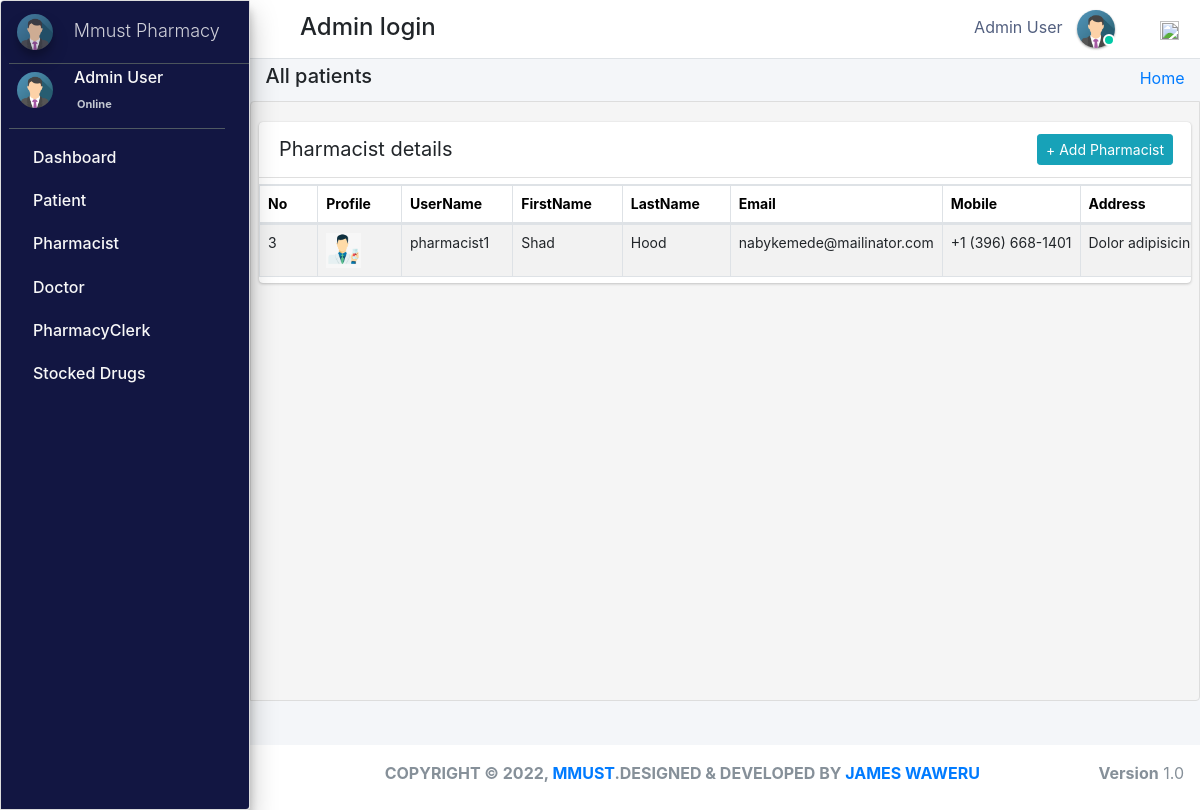
/admin_user/manage_pharmacist/ (signed in), run on an earlier commit of the app's database.
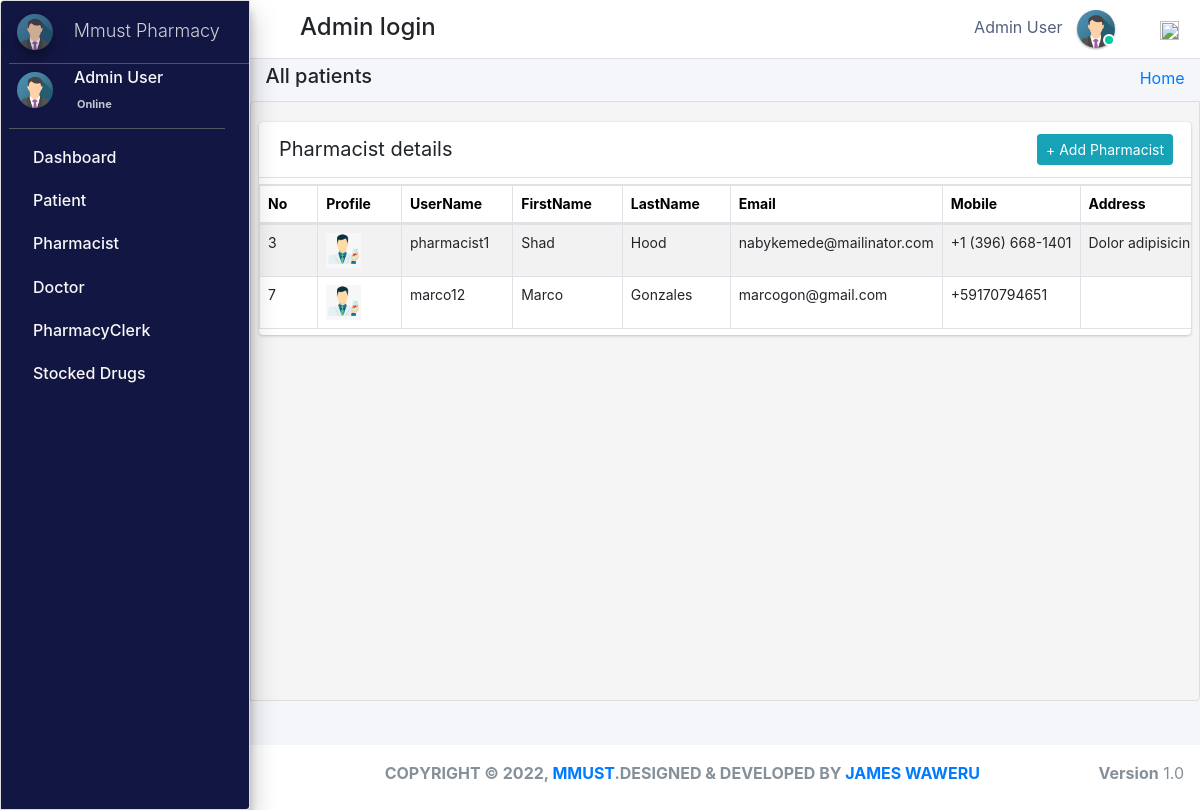
And on a later commit of the database.
### pharmacy/models.py (models this page shows, shortened)
class CustomUser(AbstractUser):
    user_type_data = ((1, "AdminHOD"), (2, "Pharmacist"), (3, "Doctor"), (4, "PharmacyClerk"),(5, "Patients"))
    user_type = models.CharField(default=1, choices=user_type_data, max_length=10)

class AdminHOD(models.Model):
    gender_category=(
        ('Male','Male'),
        ('Female','Female'),
    )
    admin = models.OneToOneField(CustomUser,null=True, on_delete = models.CASCADE)
    emp_no= models.CharField(max_length=100,null=True,blank=True)
    gender=models.CharField(max_length=100,null=True,choices=gender_category)
    mobile=models.CharField(max_length=10,null=True,blank=True)
    address=models.CharField(max_length=300,null=True,blank=True)
    profile_pic=models.ImageField(default="admin.png",null=True,blank=True)
    created_at = models.DateTimeField(auto_now_add=True)
    updated_at = models.DateTimeField(auto_now=True)
    date_employed=models.DateTimeField(auto_now_add=True, auto_now=False)
    objects = models.Manager()

class Pharmacist(models.Model):
    gender_category=(
        ('Male','Male'),
        ('Female','Female'),
    )
    admin = models.OneToOneField(CustomUser,null=True, on_delete = models.CASCADE)
    emp_no=models.CharField(max_length=100,null=True,blank=True)
    age= models.IntegerField(default='0', blank=True, null=True)
    gender=models.CharField(max_length=100,null=True,choices=gender_category)
    mobile =models.CharField(max_length=10,null=True,blank=True)
    address=models.CharField(max_length=300,null=True,blank=True)
    profile_pic=models.ImageField(default="images2.png",null=True,blank=True)
    created_at = models.DateTimeField(auto_now_add=True)
    updated_at = models.DateTimeField(auto_now=True)
    objects = models.Manager()

### pharmacy/HODViews.py (the view)
# urls.py: path('admin_user/manage_pharmacist/',HODViews.managePharmacist,name='manage_pharmacist'),
def managePharmacist(request):
    staffs = Pharmacist.objects.all()
    context = {
        "staffs": staffs,
        "title":"Manage Pharmacist"
    }
    return render(request,'hod_templates/all_pharmacist.html',context)

### pharmacy/LoginCheckMiddleWare.py (called while the page is built, shortened)
    def process_view(self, request, view_func, view_args, view_kwargs):
        modulename = view_func.__module__
        user = request.user
        if user.is_authenticated:
            if user.user_type == "1":
                if modulename == "pharmacy.HODViews":
                    pass
                elif modulename == "":
                    pass
                elif modulename == "pharmacy.views" or modulename == "django.views.static":
                    pass
                else:
                    pass
            else:
                return redirect("login")
        else:
            if request.path == reverse("login"):
                pass
            else:
                return redirect("login")

### pharmacy/templates/hod_templates/all_pharmacist.html (shortened to what this page needs)
{% extends 'hod_templates/base_template.html'%} {% block page_title %}
<h5>All patients</h5>
{% endblock page_title %} {% block main_content %}
<section class="content">
    <div class="row">
        <div class="col-md-12">
            <div class="card card-primar sc">
                <div class="card-header">
                    <span>Pharmacist details</span>
                    <div class="card-tools d-flex">
                        <a class="btn btn-sm btn-info mr-2" href="{% url 'manage_pharmacist'  %}" role="button">+ Add Pharmacist</a>
                    </div>
                </div>
                <table class="table table-bordered table-hover dataTable" id=plist>
                    <thead>
                        <tr>
                            <th>No</th>
                            <th>Profile</th>
                            <th>UserName</th>
                            <th>FirstName</th>
                            <th>LastName</th>
                            <th>Email</th>
                            <th>Mobile</th>
                            <th>Address</th>
                        </tr>
                    </thead>
                    <tbody>
                        {% for staff in staffs %}
                        <tr class="hov">
                            <td>{{staff.admin.id}}</td>
                            <td> <img src="{{staff.profile_pic.url}}" class="" width="35" height="35" alt=""></td>
                            <td>{{staff.admin.username}}</td>
                            <td>{{staff.admin.first_name}}</td>
                            <td>{{staff.admin.last_name}}</td>
                            <td>{{staff.admin.email}}</td>
                            <td>{{staff.mobile}}</td>
                            <td>{{staff.address}}</td>
                        </tr>
                        {% endfor %}
                    </tbody>
                </table>
            </div>
        </div>
    </div>
</section>
{% endblock %}

### pharmacy/templates/hod_templates/base_template.html (shortened to what this page needs)
{% extends 'base_file.html' %} {% block htm %}
<body class="hold-transition sidebar-mini layout-fixed">
    <div class="wrapper">
        <nav class="main-header navbar navbar-expand navbar-white navbar-light">
            <ul class="navbar-nav">
                <li class="nav-item">
                    <a class="nav-link" data-widget="pushmenu" href="#" role="button"></a>
                </li>
            </ul>
            <h4 style="margin-left: 10px; margin-top: 5px;">Admin login </h4>
            <ul class="navbar-nav ml-auto">
                <li class="mx-3">
                    <a href="#" class="sm-submenu-with-image a">
                        <span>{{user.first_name}}  {{user.last_name}}</span>
                        <img src="{{request.user.adminhod.profile_pic.url}}" class="img-circle elevation-1" width="38" height="38" alt="">
                        <span class="avatar-status avatar-sm-status avatar-status-success"></span>
                    </a>
                </li>
                <li class="nav-item dropdown ml-3 low">
                    <a href="#" class="btn btn-outlined btn-black text-muted bg-transparent " data-toggle="dropdown" aria-expanded="false" data-wow-delay="0.7s"><img src="https://img.icons8.com/ios/50/000000/settings.png" width="19" height="19">
                    </a>
                </li>
            </ul>
        </nav>
        {% include 'hod_templates/sidebar.html'%}
        <div class="content-wrapper">
            <div class="content-header">
                <div class="container-fluid">
                    <div class="row ">
                        <div class="col-sm-6">
                            <h1 class="m-0 text-dark">
                                {% block page_title %} {% endblock page_title %}
                            </h1>
                        </div>
                        <div class="col-sm-6 ">
                            <ol class="breadcrumb float-sm-right">
                                <li class="breadcrumb-item"><a href="">Home</a></li>
                            </ol>
                        </div>
                    </div>
                </div>
            </div>
            {% block main_content %} {% endblock main_content %}
        </div>
        {% include 'hod_templates/footer.html'%}
    </div>
    {% endblock htm %}

### pharm/pharmacy/templates/base_file.html (shortened to what this page needs)
{% load static %}
<!DOCTYPE html>
<html lang="en">
<head>
    <link rel="stylesheet" href="{% static 'css/bootstrap.min.css'%}">
    <link rel="stylesheet" href="{% static 'css/main.css'%}">
    <link rel="stylesheet" href="{% static 'css/profile.css'%}">
    <link rel="stylesheet" href="{% static " fontawesome-free/css/all.min.css " %}">
    <link rel="stylesheet" href="https://code.ionicframework.com/ionicons/2.0.1/css/ionicons.min.css">
    <link rel="stylesheet" href="{% static 'dist/css/adminlte.css'  %}">
    <link rel="stylesheet" href="{% static 'pace-progress/themes/black/pace-theme-flat-top.css' %}">
    <link rel="stylesheet" href="{% static 'datatables-bs4/css/dataTables.bootstrap4.min.css'%}">
    <link rel="stylesheet" href="{% static 'datatables-responsive/css/responsive.bootstrap4.min.css'%}">
    <link rel="stylesheet" href="{% static 'datatables-buttons/css/buttons.bootstrap4.min.css'%}">
    <link rel="stylesheet" href="{% static 'css/select2.css' %}">
    <link href="{% static 'jquery-ui2/jquery-ui.min.css' %}" rel="stylesheet">
    <link href="{% static 'jquery-ui2/jquery-ui.structure.min.css' %}" rel="stylesheet">
    <link href="{% static 'jquery-ui2/jquery-ui.theme.min.css' %}" rel="stylesheet">
</head>
{% block htm %} {% endblock htm%}
</body>
</html>

### pharmacy/templates/hod_templates/sidebar.html (shortened to what this page needs)
<aside class="main-sidebar sidebar-dark-primary elevation-4">
    <a href="" class="brand-link ml-2">
        <img src="{{request.user.adminhod.profile_pic.url}}" alt="" width="36" height="36" class=" img-circle elevation-3" style="opacity: .8">
        <span class="brand-text font-weight-light mt-1 ml-3 mmust">Mmust Pharmacy</span>
    </a>
    <div class="sidebar">
        <div class="user-panel mr-3">
            <div class="pull-left image sm-submenu-with-image a ml-2 ">
                <img src="{{request.user.adminhod.profile_pic.url}}" class="img-circle mt-2" width="36" height="36" alt="User Image">
            </div>
            <div class="pull-left info">
                <p>{{user.first_name}} {{user.last_name}}</p>
                <a href="#"> Online</a>
            </div>
        </div>
        <nav class="mt-2">
            <ul class="nav nav-pills nav-sidebar flex-column" data-widget="treeview" role="menu" data-accordion="false">
                <li class="nav-item">
                    <a href="{% url  'admin_dashboard' %}" class="nav-link">
                        <p>
                            Dashboard
                        </p>
                    </a>
                </li>
                <li class="nav-item">
                    <a href="#" class="nav-link">
                        <p>
                            Patient
                        </p>
                    </a>
                </li>
                <li class="nav-item">
                    <a href="#" class="nav-link">
                        <p>
                            Pharmacist
                        </p>
                    </a>
                </li>
                <li class="nav-item">
                    <a href="#" class="nav-link">
                        <p>
                            Doctor
                        </p>
                    </a>
                </li>
                <li class="nav-item">
                    <a href="#" class="nav-link">
                        <p>
                            PharmacyClerk
                        </p>
                    </a>
                </li>
                <li class="nav-item">
                    <a href="#" class="nav-link">
                        <p>
                            Stocked Drugs
                        </p>
                    </a>
                </li>
            </ul>
        </nav>
    </div>
</aside>

### pharmacy/templates/hod_templates/footer.html
<footer class="main-footer pt-3 text-center">
    <strong>COPYRIGHT &copy; {% now "Y" %}, <a href="#">MMUST</a>.DESIGNED & DEVELOPED BY <a href="#">JAMES WAWERU</a></strong>
    <div class="float-right d-none d-sm-inline-block">
        <b>Version</b> 1.0
    </div>
</footer>

### static/css/main.css (style rules this page uses)
html { font-family: sans-serif; line-height: 1.15; -webkit-text-size-adjust: 100%; -webkit-tap-highlight-color: transparent; }
body { overflow-y: hidden; overflow-x: hidden; font-family: -apple-system, BlinkMacSystemFont, "Segoe UI", Roboto, "Helvetica Neue", Arial, "Noto Sans", sans-serif, "Apple Color Emoji", "Segoe UI Emoji", "Segoe UI Symbol", "Noto Color Emoji" !important; }
th { color: rgb(0, 0, 0); font-size: 14px !important; }
.content { background-color: #f5f5f5; border: 1px solid #dddddd; border-radius: 4px 0px 4px 0px; left: -1px; padding: 10px 7px 5px; }
.main-sidebar { background: #ffffff; border: 1px solid #dddddd; border-radius: 4px 0px 4px 0px; font-weight: bold; }
.content { height: 75vh; overflow-y: scroll; overflow-x: hidden; }
.sc { white-space: nowrap; display: block; overflow-x: hidden !important; }
.content .row { margin-top: 20px !important; }
.main-sidebar { background-color: #121642 !important; color: white !important; }
.main-sidebar p { color: #f8f8f8 !important; font-weight: 500 !important }
td { font-size: 14px !important; }
.hov { transition: transform .5s; }
.avatar-status { position: absolute; bottom: 12px; right: 75.4px; display: -ms-inline-flexbox; display: inline-flex; -ms-flex-negative: 0; flex-shrink: 0; -ms-flex-pack: center; justify-content: center; -ms-flex-align: center; align-items: center; white-space: nowrap; text-align: center; vertical-align: baseline; font-weight: 600; border: .125rem solid #fff; width: 12px; height: 12px; line-height: 1; font-size: .71094rem; border-radius: 50%; }
.avatar-status-success { color: #fff; background-color: #00c9a7; }
.card-header span { font-size: 20px !important; }
.table>tbody>tr>td, .table>tbody>tr>th, .table>tfoot>tr>td, .table>tfoot>tr>th, .table>thead>tr>td, .table>thead>tr>th { padding: 8px; line-height: 1.42857143; vertical-align: top; }
.pull-left { float: left; }
.pull-left { float: left!important; }
.user-panel>.info { padding: 5px 5px 5px 15px; line-height: 1; position: absolute; left: 55px; }
.user-panel>.info>p { font-weight: 600; margin-bottom: 9px; }
p { margin: 0 0 10px; }
.user-panel { padding-bottom: 20px; }
.user-panel:after { clear: both; }
.user-panel:before, .user-panel:after { content: " "; display: table; }
.user-panel>.info>a { text-decoration: none; padding-right: 5px; margin-top: 3px; font-size: 11px; overflow: hidden; white-space: nowrap; }
.mmust { overflow: hidden; white-space: nowrap; font-size: 18px; }
.table { background: white !important; }
.container-fluid { width: 100%; padding-right: 15px; padding-left: 15px; margin-right: auto; margin-left: auto; }
.row { display: flex; flex-wrap: wrap; margin-right: -15px; margin-left: -15px; }
.d-flex { display: flex !important; z-index: 44; }
.d-flex { display: flex !important; }
.table tbody tr:nth-of-type(odd) { background-color: rgba(0, 0, 0, .05) !important; }
.table tbody tr:nth-of-type(odd) { background-color: rgba(197, 197, 197, 0.05) !important; }
.main-footer { height: 65px !important; background: #ffffff; border-top: none !important; color: #869099; font-size: 1.0rem !important; }
.img-circle { border-radius: 50%; }
.content-wrapper .content-header { padding: 5px 0.5rem !important; }

### static/css/profile.css (style rules this page uses)
li { list-style-type: none ! }
.navbar-nav span { color: #525f7f !important; margin-right: 10px !important; }
body { font-family: 'Rubik', sans-serif; height: 100% !important; }
.table tbody tr:nth-of-type(odd) { background-color: rgba(0, 0, 0, .05) !important; }

What changed in the data, as far as the page shows it:
added Pharmacist: admin.id "7", profile_pic (picture), admin.username "marco12", admin.first_name "Marco", admin.last_name "Gonzales", admin.email "marcogon@gmail.com", mobile "+59170794651"
